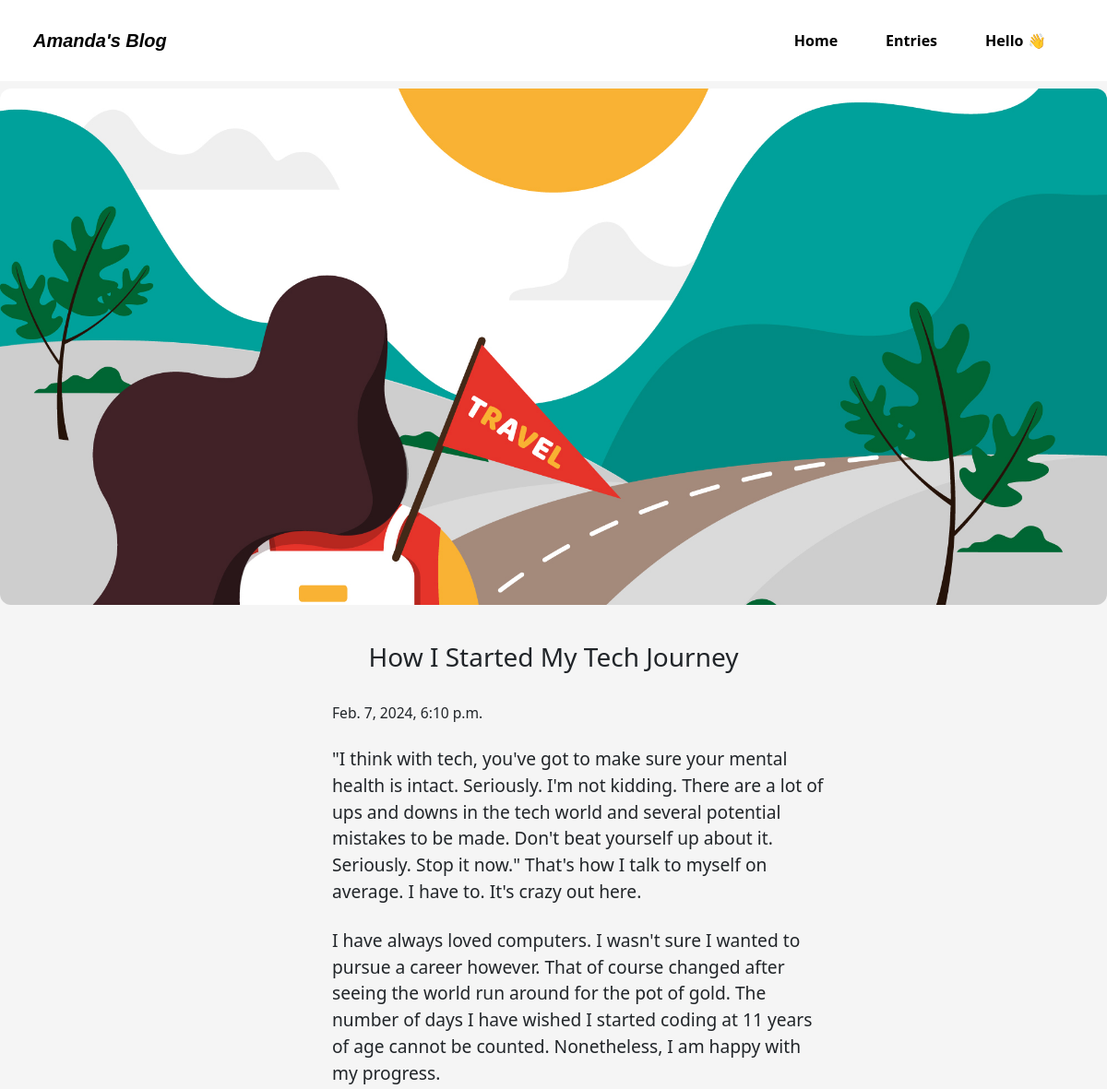
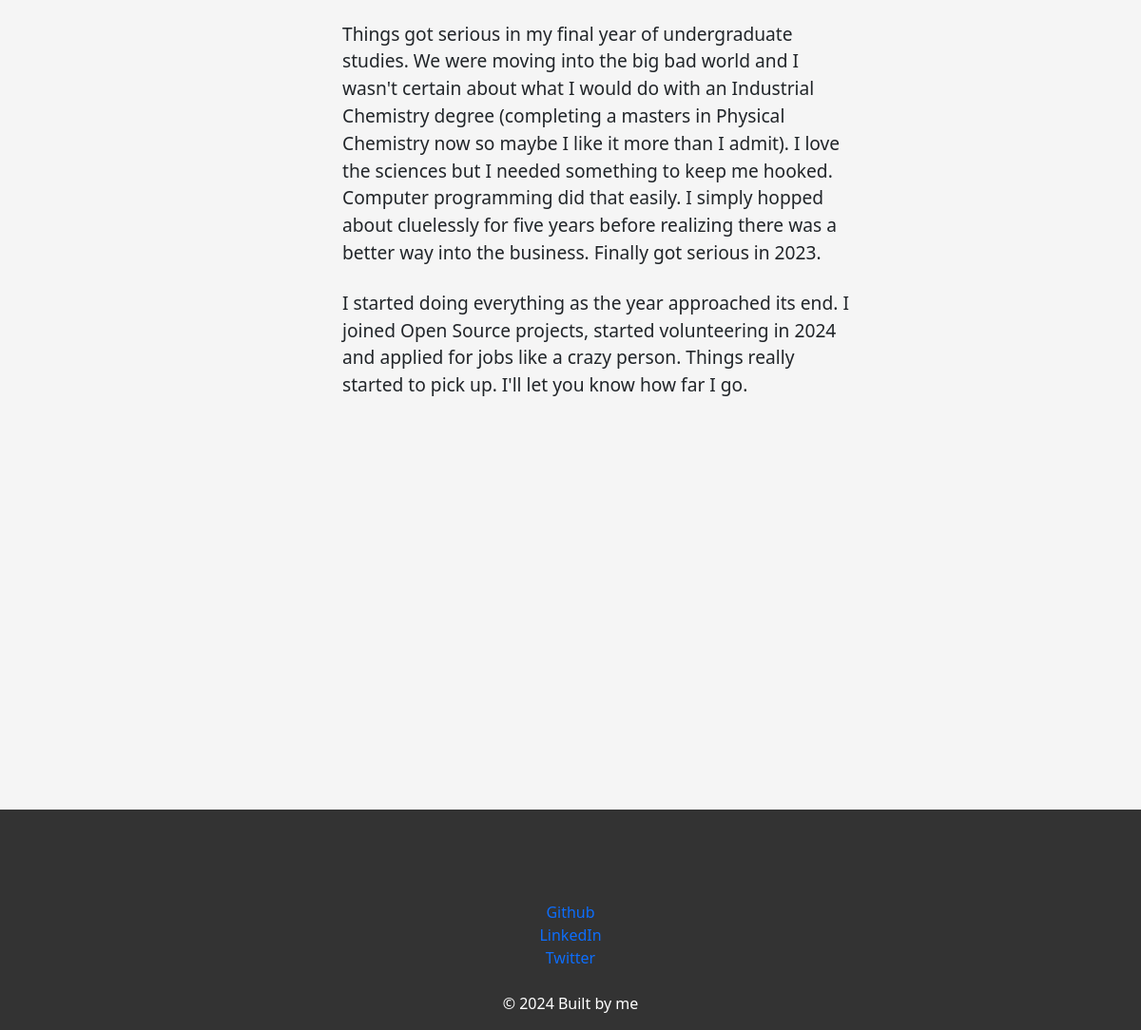
Page /How I Started My Tech Journey on the committed database (2 pictures, top to bottom).
### myBlog/models.py (models this page shows, shortened)
class Posts(models.Model):
    id = models.AutoField(primary_key=True)
    image = models.ImageField(upload_to='images/')
    imageInPage = models.ImageField(upload_to='images/')
    title =models.CharField(max_length=200)
    body = models.TextField()
    created_on = models.DateTimeField(auto_now_add=True)

### myBlog/views.py (the view)
# urls.py: path('<title>', views.Page3.as_view(), name = 'posted')
class Page3(View):
    template = 'posted.html'
    def get(self, request, title):
        posts = Posts.objects.get(title=title)
        return render(request, self.template, {'posts': posts})

### myBlog/templates/posted.html
{% extends 'base.html' %}
{% block content %}
<div class = "myPost">
<img src = "/media/{{ posts.imageInPage }}"/>
<h3>{{posts.title}}</h3>
<p id = "time">{{posts.created_on}}</p>
<p>{{posts.body|linebreaks}}</p>
</div>
{% endblock %}

### myBlog/static/style/styles.css (style rules this page uses)
body { background-color: whitesmoke; overflow-x: hidden; }
.myPost { margin-top: 10vh; position: relative; }
.myPost img { width: 100vw; height: 70vh; object-fit:cover; border-radius: 1vw; }
.myPost h3 { margin-bottom: 4vh; text-align: center; margin-top: 5vh; }
.myPost p { width: 45vw; margin-left: 30%; margin-top: 3vh; font-size: 1.6vw; }
#time { font-size: 1.3vw; }

### rows in the picture
Posts: imageInPage (picture), title "How I Started My Tech Journey", created_on "Feb. 7, 2024, 6:10 p.m.", body "\"I think with tech, you've got to make sure your mental health is intact. Seriously. I'm not kidding. There are a lot of ups and downs in the tech world and several potential mistakes to be made. Don't beat yourself up about it. Seriously. Stop it now.\" That's how I talk to myself on average. I have to. It's crazy out here. I have always loved computers. I wasn't sure I wanted to pursue a career however. That of course changed after seeing the world run around for the pot of gold. The number of days I have wished I started coding at 11 years of age cannot be counted. Nonetheless, I am happy with my progress. Things got serious in my final year of undergraduate studies. We were moving into…"
